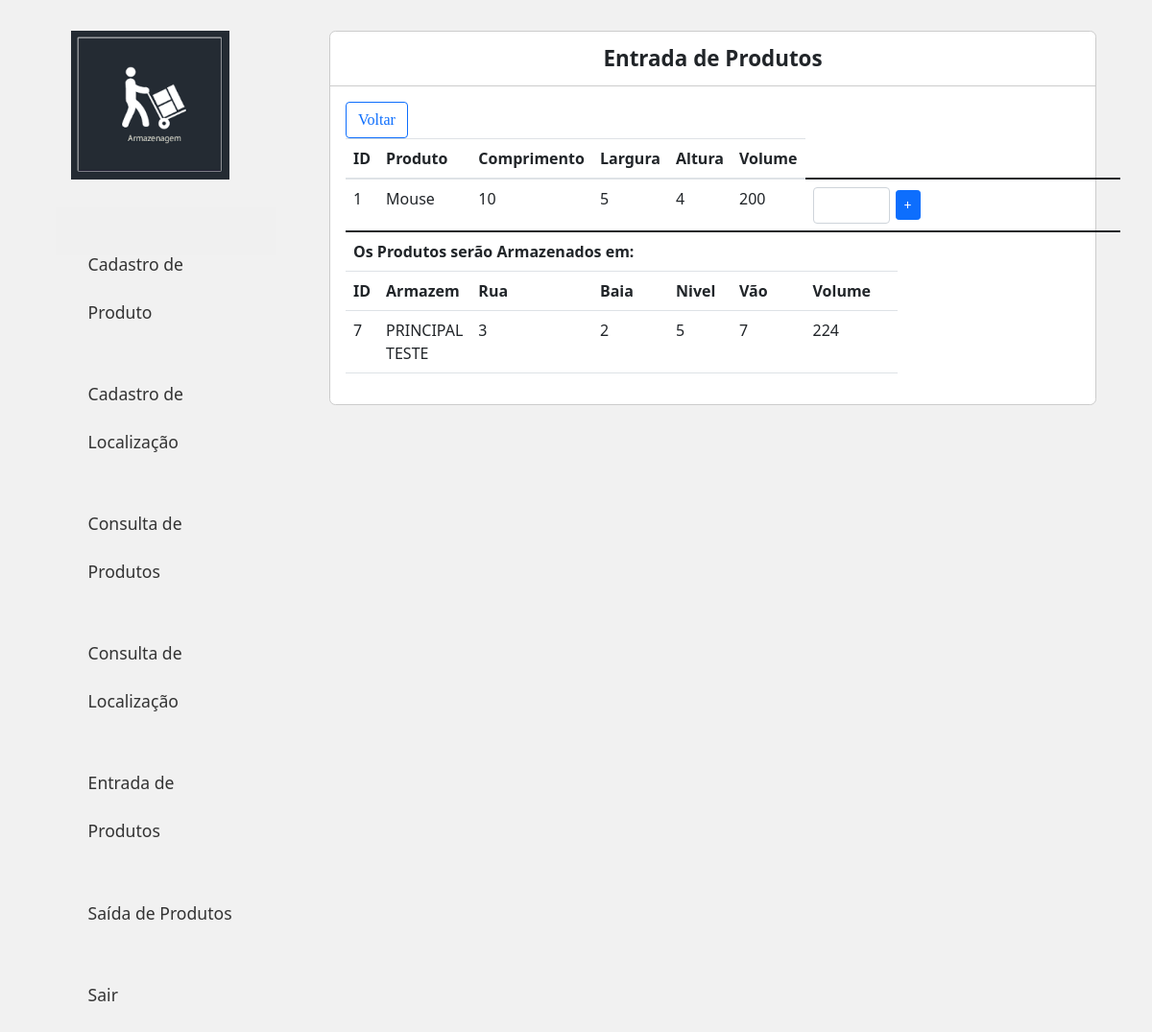
The page /Stoq/update_entrada.php?id=1 on the database its author committed.
### tables this page shows
CREATE TABLE `tbdcadprod` (
  `id_Produto` int(11) NOT NULL,
  `nm_Produto` varchar(50) NOT NULL,
  `vl_Valor` double NOT NULL,
  `ds_Produto` varchar(50) NOT NULL,
  `comp_Produto` double NOT NULL,
  `alt_Produto` double NOT NULL,
  `larg_Produto` double NOT NULL,
  `qtd_Produto` int(20) NOT NULL,
  `volume_Produto` float NOT NULL
);

CREATE TABLE `tbdcadloc` (
  `id_armazem` int(11) NOT NULL,
  `nm_armazem` varchar(50) NOT NULL,
  `rua_armazem` varchar(20) NOT NULL,
  `baia_armazem` varchar(20) NOT NULL,
  `nv_armazem` varchar(20) NOT NULL,
  `vao_armazem` int(11) NOT NULL,
  `comp_armazem` int(50) NOT NULL,
  `alt_armazem` int(50) NOT NULL,
  `larg_armazem` int(50) NOT NULL,
  `volume_armazem` int(11) NOT NULL
);

### Stoq/update_entrada.php (the view, shortened to what this page needs)
<?php
require_once 'header.php';
require_once 'conection.php';
function getLocalizacoesDisponiveisComDetalhes($conn, $produto_id) {
    $stmtProduto = $conn->prepare("SELECT * FROM tbdcadprod WHERE id_Produto = :id_produto");
    $stmtProduto->bindParam(':id_produto', $produto_id);
    $stmtProduto->execute();
    $produto = $stmtProduto->fetch(PDO::FETCH_ASSOC);
    if ($produto) {
        $produtoVolumecubo = $produto['volume_Produto'];
        $stmtLocalizacoes = $conn->prepare("SELECT * FROM tbdcadloc");
        $stmtLocalizacoes->execute();
        $localizacoes = $stmtLocalizacoes->fetchAll(PDO::FETCH_ASSOC);
        $localizacaovolume = [];
        $idArmazemMenorVolume = [];
        foreach ($localizacoes as $localizacao) {
            $localizacaoVolume = $localizacao['volume_armazem'];
            if ($produtoVolumecubo <= $localizacaoVolume) {
                $localizacaovolume[] = $localizacao['volume_armazem'];
                }
            }
            if(!empty($localizacaovolume)){
    $meuArray = $localizacaovolume;
    $menorValor = sort($meuArray);
    $locs = $meuArray[0];
            }
            if(!empty($locs)){
    foreach ($localizacoes as $localizacao) {
        if ($localizacao['volume_armazem'] == $locs) {
            $idArmazemMenorVolume = $localizacao['id_armazem'];
            }
         }
            }
    $localizacoesDisponiveis = $idArmazemMenorVolume;
        return $localizacoesDisponiveis;
    } else {
        return [];
    }
}
?>
<main class="col-sm-9">
    <div class="principal">
        <div class="titulo">
            Entrada de Produtos
        </div>
        <div class="conteudo">
            <div class="item">
                <a class='btn btn-outline-primary' type="submit" style="right: 590px; top: 100px; font-family:'calibri';" href='entrada.php'>Voltar</a>
                <table class="table">
                    <thead>
                        <tr>
                            <th scope="col">ID</th>
                            <th scope="col">Produto</th>
                            <th scope="col">Comprimento</th>
                            <th scope="col">Largura</th>
                            <th scope="col">Altura</th>
                            <th scope="col">Volume</th>
                        </tr>
                    <tbody>
                    <?php
                    if (isset($_GET['id'])) {
                        $produto_id = $_GET['id'];
                        $stmt = $conn->prepare("SELECT * FROM tbdcadprod WHERE id_Produto = :id_produto");
                        $stmt->bindParam(':id_produto', $produto_id);
                        $stmt->execute();
                        $produtos = $stmt->fetchAll(PDO::FETCH_ASSOC);
                    }
                        foreach ($produtos as $produto) {
                            echo "<tr>";
                            echo "<td>" . $produto['id_Produto'] . "</td>";
                            echo "<td>" . $produto['nm_Produto'] . "</td>";
                            echo "<td>" . $produto['comp_Produto'] . "</td>";
                            echo "<td>" . $produto['larg_Produto'] . "</td>";
                            echo "<td>" . $produto['alt_Produto'] . "</td>";
                            echo "<td>" . $produto['volume_Produto'] . "</td>";
                        }
                        $localizacoesDisponiveis = getLocalizacoesDisponiveisComDetalhes($conn, $produto_id);
                        if(!empty($localizacoesDisponiveis)){
                        echo "<td>
                        <form method='POST'action='L_entrada.php'>
                              <input type='hidden' name='id' value=".$produto['id_Produto']."'>
                              <input type='hidden' name='qtd' value=".$produto['qtd_Produto']."'>
                              <input type='hidden' name='idloc' value=".$localizacoesDisponiveis."'>
                              <input class='form-control' type='number' style=' width: 80px;' font-family:'calibri';' name='result' required>
									</td>
									<td>
									<button class='btn btn-sm btn-primary' style='margin-top: 3px; margin-left: -10px; margin-right: 200px;' type='submit' onclick='alert('Produto cadastrado com sucesso')''>+</button>
									</td>
									</form>
								</td> ";
                            }
                                ?>
                                </tbody>
                                <?php
                    $localizacoesDisponiveis = getLocalizacoesDisponiveisComDetalhes($conn, $produto_id);
                    if (!empty($localizacoesDisponiveis)) {
                        echo "<tr>";
                        echo "<th scope='col' colspan='5'>Os Produtos serão Armazenados em:</th>";
                        echo "<td>";
                        echo "</tr>";
                        }
                        ?>
                    <th scope="col">ID</th>
                        <th scope="col">Armazem</th>
                        <th scope="col">Rua</th>
                        <th scope="col">Baia</th>
                        <th scope="col">Nivel</th>
                        <th scope="col">Vão</th>
                        <th scope="col">Volume</th>
                    <?php
                          $localizacoesDisponiveis = getLocalizacoesDisponiveisComDetalhes($conn, $produto_id);
                          if (!empty($localizacoesDisponiveis)) {
                            $selec = $conn->prepare("SELECT id_armazem, nm_armazem, rua_armazem, baia_armazem, nv_armazem, vao_armazem, volume_armazem FROM tbdcadloc WHERE id_armazem = :alocar");
                            $selec->bindParam(':alocar', $alocar);
                            $selec->execute();
                            $selecs = $selec->fetchAll(PDO::FETCH_ASSOC);
                        foreach($selecs as $armazenar){
                            echo "<tr>";
                            echo "<td>" . $armazenar['id_armazem'] . "</td>";
                            echo "<td>" . $armazenar['nm_armazem'] . "</td>";
                            echo "<td>" . $armazenar['rua_armazem'] . "</td>";
                            echo "<td>" . $armazenar['baia_armazem'] . "</td>";
                            echo "<td>" . $armazenar['nv_armazem'] . "</td>";
                            echo "<td>" . $armazenar['vao_armazem'] . "</td>";
                            echo "<td>" . $armazenar['volume_armazem'] . "</td>";
                          }}
                    ?>
                    </thead>
                    </table>
            </div>
        </div>
    </div>
</main>

### Stoq/assets/css/styles.css (style rules this page uses)
body { background: #f1f1f1; }
a { text-decoration: none; }
.principal { margin: 2em 1em; background: #fff; border: 1px solid #ccc; border-radius: .4em; }
.principal .titulo { padding: .5em 1em; font-size: 1.4em; font-weight: bold; border-bottom: 1px solid #ccc; text-align: center; }
.principal .conteudo { padding: 1em; }

### rows shown on the page
tbdcadprod: id_Produto "1", nm_Produto "Mouse", comp_Produto "10", larg_Produto "5", alt_Produto "4", volume_Produto "200"
tbdcadloc: id_armazem "7", nm_armazem "PRINCIPAL TESTE", rua_armazem "3", baia_armazem "2", nv_armazem "5", vao_armazem "7", volume_armazem "224"
